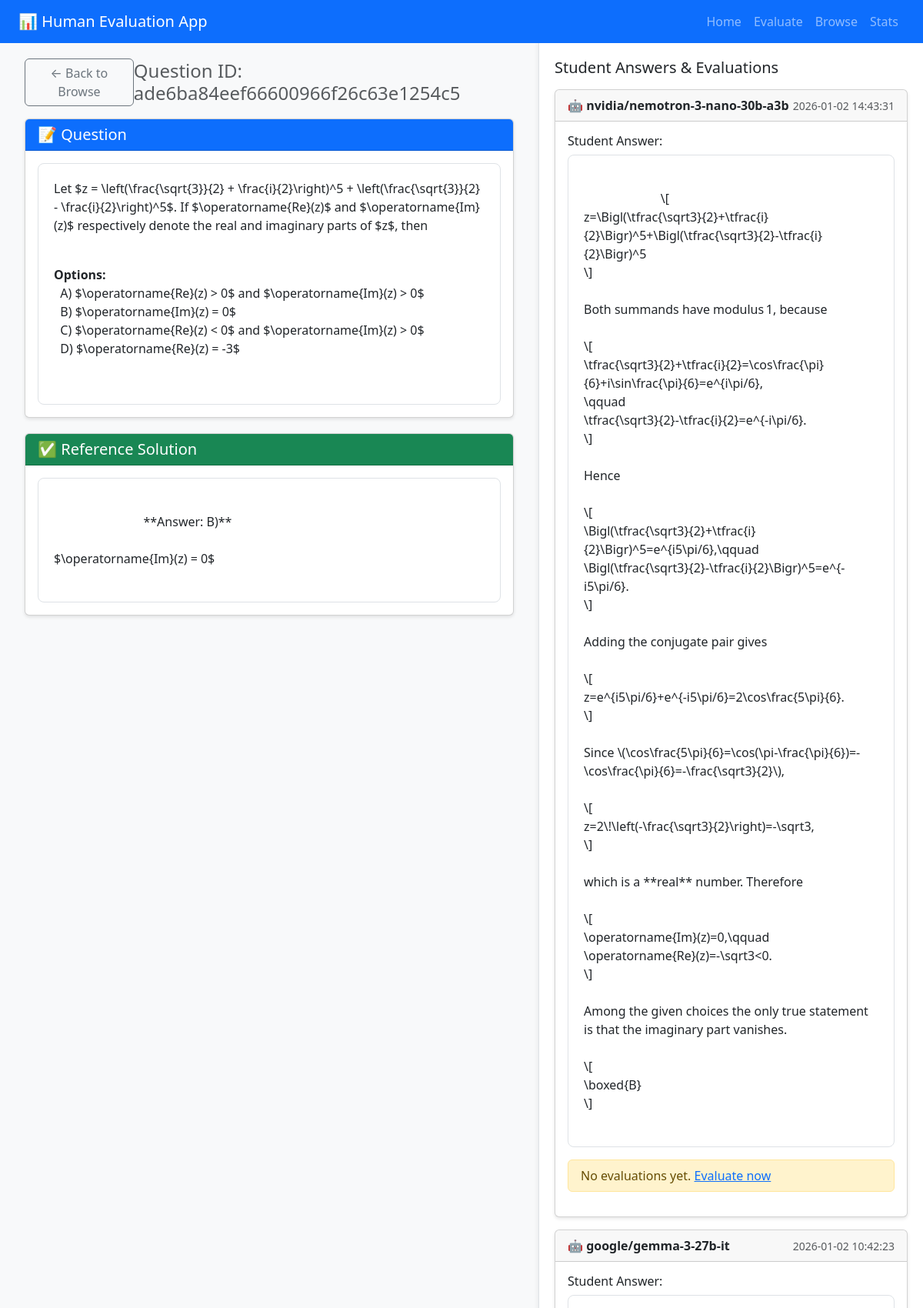
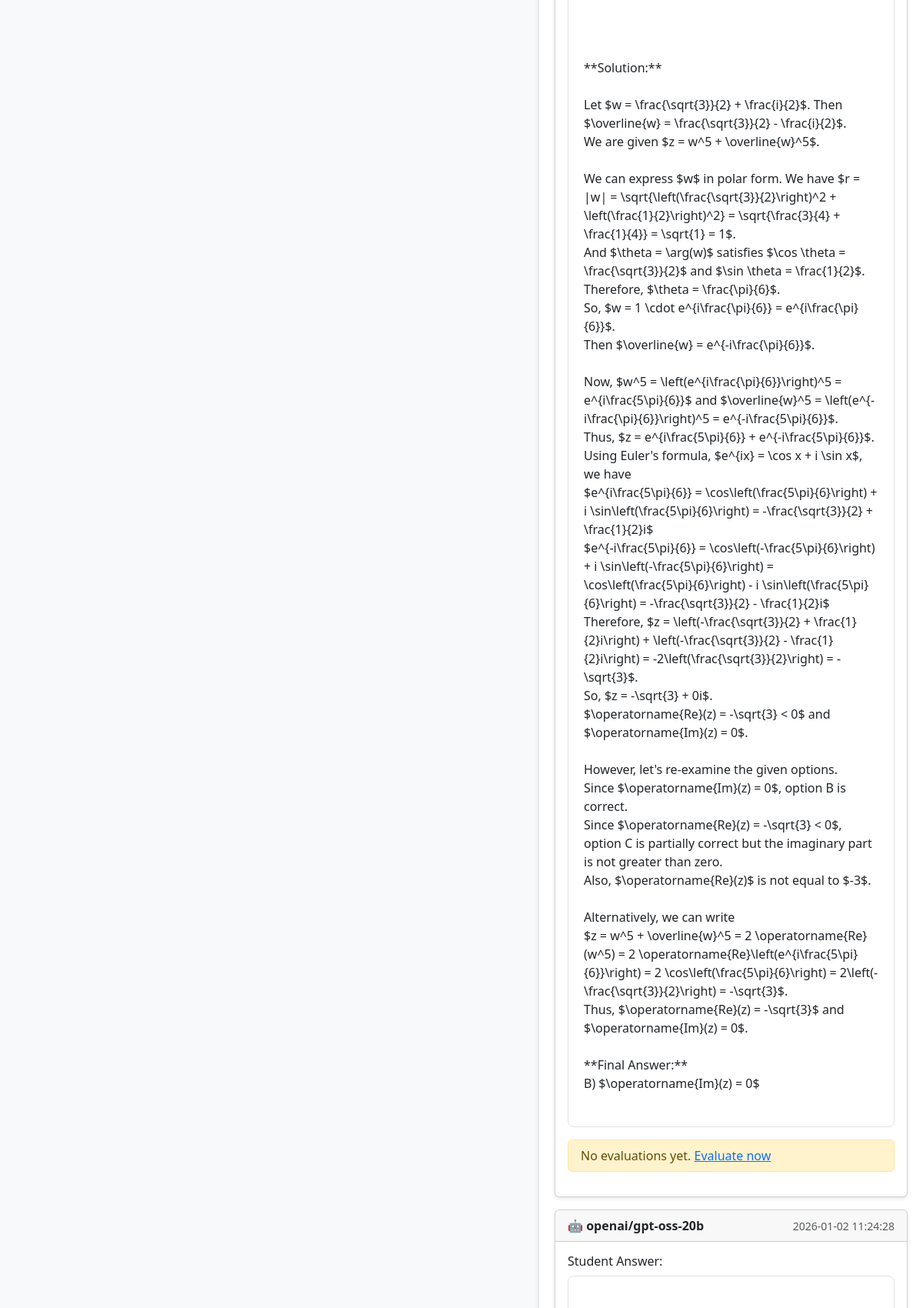
The app's page /question/ade6ba84eef66600966f26c63e1254c5 (upper part) with its own data (2 pictures, top to bottom).
### human_eval_app/human_eval_app.py (models this page shows)
class HumanQuestion(db.Model):
    id = db.Column(db.String, primary_key=True)
    question_text = db.Column(db.Text, nullable=False)
    solution = db.Column(db.Text)
    source_file = db.Column(db.String)
    metadata_json = db.Column(db.Text)

class HumanRun(db.Model):
    id = db.Column(db.Integer, primary_key=True, autoincrement=True)
    student_model = db.Column(db.String, nullable=False)
    timestamp = db.Column(db.String, nullable=False)

class HumanStudentAnswer(db.Model):
    id = db.Column(db.Integer, primary_key=True, autoincrement=True)
    run_id = db.Column(db.Integer, db.ForeignKey("human_run.id"))
    question_id = db.Column(db.String, db.ForeignKey("human_question.id"))
    student_answer = db.Column(db.Text)
    cost = db.Column(db.Float)
    timestamp = db.Column(db.String)
    evaluated = db.Column(db.Integer, default=0)

### human_eval_app/human_eval_app.py (the view)
@app.route("/question/<question_id>")
def view_question(question_id):
    question = HumanQuestion.query.get_or_404(question_id)
    answers = HumanStudentAnswer.query.filter_by(question_id=question_id).all()
    results = []
    for answer in answers:
        evaluations = HumanEvaluation.query.filter_by(
            run_id=answer.run_id, question_id=question_id
        ).all()
        results.append(
            {
                "answer": answer,
                "run": HumanRun.query.get(answer.run_id),
                "evaluations": evaluations,
            }
        )
    return render_template("question.html", question=question, results=results)

### human_eval_app/templates/question.html (shortened to what this page needs)
<!DOCTYPE html>
<html lang="en">
<head>
    <link href="https://cdn.jsdelivr.net/npm/bootstrap@5.3.0/dist/css/bootstrap.min.css" rel="stylesheet">
    <link rel="stylesheet" href="https://cdn.jsdelivr.net/npm/katex@0.16.9/dist/katex.min.css">
</head>
<body>
    <nav class="navbar navbar-expand-lg navbar-dark bg-primary">
        <div class="container-fluid px-4">
            <a class="navbar-brand" href="/">📊 Human Evaluation App</a>
            <div class="navbar-nav ms-auto">
                <a class="nav-link" href="/">Home</a>
                <a class="nav-link" href="/evaluate">Evaluate</a>
                <a class="nav-link" href="/browse">Browse</a>
                <a class="nav-link" href="/stats">Stats</a>
            </div>
        </div>
    </nav>
    <div class="main-wrapper">
        <div class="content-area">
            <div class="container-fluid">
                <div class="d-flex justify-content-between align-items-center mb-3">
                    <a href="/browse" class="btn btn-outline-secondary">← Back to Browse</a>
                    <h4 class="mb-0 text-muted">Question ID: {{ question.id }}</h4>
                </div>
                <div class="card">
                    <div class="card-header bg-primary text-white">
                        <h5 class="mb-0">📝 Question</h5>
                    </div>
                    <div class="card-body">
                        <div class="markdown-content" id="question-text">
                        </div>
                    </div>
                </div>
                <div class="card">
                    <div class="card-header bg-success text-white">
                        <h5 class="mb-0">✅ Reference Solution</h5>
                    </div>
                    <div class="card-body">
                        <div class="markdown-content" id="solution-text">
                            {{ question.solution | default('N/A') }}
                        </div>
                    </div>
                </div>
            </div>
        </div>
        <div class="sidebar">
            <h5 class="mb-3">Student Answers & Evaluations</h5>
            {% for result in results %}
            <div class="card mb-3">
                <div class="card-header d-flex justify-content-between align-items-center">
                    <span>🤖 <strong>{{ result.run.student_model }}</strong></span>
                    <small class="text-muted">{{ result.answer.timestamp[:19] }}</small>
                </div>
                <div class="card-body">
                    <h6>Student Answer:</h6>
                    <div class="markdown-content mb-3 student-answer" data-content="{{ result.answer.student_answer }}">
                        {{ result.answer.student_answer }}
                    </div>
                    {% if result.evaluations %}
                    <h6>Human Evaluations:</h6>
                    {% for eval in result.evaluations %}
                    <div class="border rounded p-3 mb-2 bg-light shadow-sm">
                        <div class="d-flex justify-content-between mb-2">
                            <span class="eval-badge bg-primary text-white">⭐ {{ eval.overall_score }}/10</span>
                            <small class="fw-bold">{{ eval.evaluator_name or 'Anonymous' }}</small>
                        </div>
                        <div class="row mb-3">
                            <div class="col-4">
                                <div class="small text-muted">Correctness</div>
                                <div class="fw-bold">{{ eval.correctness }}/10</div>
                            </div>
                            <div class="col-4">
                                <div class="small text-muted">Completeness</div>
                                <div class="fw-bold">{{ eval.completeness }}/10</div>
                            </div>
                            <div class="col-4">
                                <div class="small text-muted">Clarity</div>
                                <div class="fw-bold">{{ eval.clarity }}/10</div>
                            </div>
                        </div>
                        {% if eval.reasoning %}
                        <div class="mb-2">
                            <div class="small fw-bold text-primary">Reasoning:</div>
                            <div class="small markdown-content eval-reasoning">{{ eval.reasoning }}</div>
                        </div>
                        {% endif %}
                        {% if eval.overall_explanation %}
                        <div class="mb-2">
                            <div class="small fw-bold text-success">Overall Remarks:</div>
                            <div class="small">{{ eval.overall_explanation }}</div>
                        </div>
                        {% endif %}
                    </div>
                    {% endfor %}
                    {% else %}
                    <div class="alert alert-warning py-2">
                        No evaluations yet.
                        <a href="/evaluate/{{ result.answer.id }}">Evaluate now</a>
                    </div>
                    {% endif %}
                </div>
            </div>
            {% endfor %}
        </div>
    </div>
</html>

### human_eval_app/templates/question.html (style rules this page uses)
body, html { height: 100%; overflow: hidden; }
body { background-color: #f8f9fa; display: flex; flex-direction: column; }
.navbar { flex-shrink: 0; }
.main-wrapper { display: flex; flex: 1; overflow: hidden; }
.content-area { flex: 1; overflow-y: auto; padding: 20px; }
.sidebar { width: 500px; overflow-y: auto; border-left: 1px solid #dee2e6; background: #fff; padding: 20px; box-shadow: -2px 0 5px rgba(0, 0, 0, 0.05); }
.card { margin-bottom: 20px; box-shadow: 0 2px 4px rgba(0, 0, 0, 0.1); }
.markdown-content { background: white; padding: 20px; border-radius: 8px; border: 1px solid #dee2e6; word-wrap: break-word; overflow-wrap: break-word; white-space: pre-wrap; }

### records on screen
HumanQuestion: id "ade6ba84eef66600966f26c63e1254c5", solution "**Answer: B)** $\\operatorname{Im}(z) = 0$"
HumanRun: run.student_model "nvidia/nemotron-3-nano-30b-a3b"
HumanStudentAnswer: answer "2026-01-02 14:43:31", answer.student_answer "\\[ z=\\Bigl(\\tfrac{\\sqrt3}{2}+\\tfrac{i}{2}\\Bigr)^5+\\Bigl(\\tfrac{\\sqrt3}{2}-\\tfrac{i}{2}\\Bigr)^5 \\] Both summands have modulus 1, because \\[ \\tfrac{\\sqrt3}{2}+\\tfrac{i}{2}=\\cos\\frac{\\pi}{6}+i\\sin\\frac{\\pi}{6}=e^{i\\pi/6}, \\qquad \\tfrac{\\sqrt3}{2}-\\tfrac{i}{2}=e^{-i\\pi/6}. \\] Hence \\[ \\Bigl(\\tfrac{\\sqrt3}{2}+\\tfrac{i}{2}\\Bigr)^5=e^{i5\\pi/6},\\qquad \\Bigl(\\tfrac{\\sqrt3}{2}-\\tfrac{i}{2}\\Bigr)^5=e^{-i5\\pi/6}. \\] Adding the conjugate pair gives \\[ z=e^{i5\\pi/6}+e^{-i5\\pi/6}=2\\cos\\frac{5\\pi}{6}. \\] Since \\(\\cos\\frac{5\\pi}{6}=\\cos(\\pi-\\frac{\\pi}{6})=-\\cos\\frac{\\pi}{6}=-\\frac{\\sqrt3}{2}\\), \\[ z=2\\!\\left(-\\frac{\\sqrt3}{2}\\right)=-\\sqrt3, \\] which is a **real** number. Therefore \\[…"
HumanRun: run.student_model "google/gemma-3-27b-it"
HumanStudentAnswer: answer "2026-01-02 10:42:23", answer.student_answer "**Solution:** Let $w = \\frac{\\sqrt{3}}{2} + \\frac{i}{2}$. Then $\\overline{w} = \\frac{\\sqrt{3}}{2} - \\frac{i}{2}$. We are given $z = w^5 + \\overline{w}^5$. We can express $w$ in polar form. We have $r = |w| = \\sqrt{\\left(\\frac{\\sqrt{3}}{2}\\right)^2 + \\left(\\frac{1}{2}\\right)^2} = \\sqrt{\\frac{3}{4} + \\frac{1}{4}} = \\sqrt{1} = 1$. And $\\theta = \\arg(w)$ satisfies $\\cos \\theta = \\frac{\\sqrt{3}}{2}$ and $\\sin \\theta = \\frac{1}{2}$. Therefore, $\\theta = \\frac{\\pi}{6}$. So, $w = 1 \\cdot e^{i\\frac{\\pi}{6}} = e^{i\\frac{\\pi}{6}}$. Then $\\overline{w} = e^{-i\\frac{\\pi}{6}}$. Now, $w^5 = \\left(e^{i\\frac{\\pi}{6}}\\right)^5 = e^{i\\frac{5\\pi}{6}}$ and $\\overline{w}^5 = \\left(e^{-i\\frac{\\pi}{6}}\\right)^5 =…"
HumanRun: run.student_model "openai/gpt-oss-20b"
HumanStudentAnswer: answer "2026-01-02 11:24:28"
